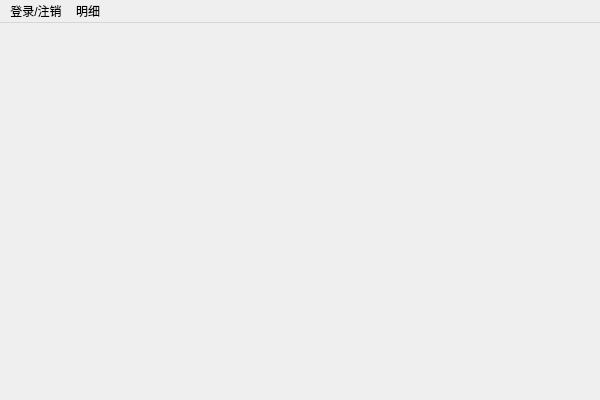
<?xml version="1.0" encoding="UTF-8"?>
<ui version="4.0">
 <class>ReflowSolderingProfileClass</class>
 <widget class="QMainWindow" name="ReflowSolderingProfileClass">
  <property name="geometry">
   <rect>
    <x>0</x>
    <y>0</y>
    <width>600</width>
    <height>400</height>
   </rect>
  </property>
  <property name="windowTitle">
   <string>ReflowSolderingProfile</string>
  </property>
  <widget class="QWidget" name="centralWidget">
   <layout class="QHBoxLayout" name="horizontalLayout">
    <item>
     <widget class="QWidget" name="imageWidget" native="true"/>
    </item>
   </layout>
  </widget>
  <widget class="QMenuBar" name="menuBar">
   <property name="geometry">
    <rect>
     <x>0</x>
     <y>0</y>
     <width>600</width>
     <height>26</height>
    </rect>
   </property>
   <property name="autoFillBackground">
    <bool>true</bool>
   </property>
   <property name="defaultUp">
    <bool>false</bool>
   </property>
   <property name="nativeMenuBar">
    <bool>true</bool>
   </property>
   <widget class="QMenu" name="menu">
    <property name="enabled">
     <bool>true</bool>
    </property>
    <property name="autoFillBackground">
     <bool>true</bool>
    </property>
    <property name="title">
     <string>登录/注销</string>
    </property>
    <addaction name="actionLogin"/>
    <addaction name="actionLogout"/>
   </widget>
   <widget class="QMenu" name="menu_2">
    <property name="title">
     <string>明细</string>
    </property>
    <addaction name="actionFolder"/>
    <addaction name="actionGrabScreen"/>
   </widget>
   <addaction name="menu"/>
   <addaction name="menu_2"/>
  </widget>
  <action name="actionLogin">
   <property name="text">
    <string>登录</string>
   </property>
   <property name="visible">
    <bool>true</bool>
   </property>
  </action>
  <action name="actionLogout">
   <property name="text">
    <string>注销</string>
   </property>
  </action>
  <action name="actionFolder">
   <property name="text">
    <string>打开文件夹</string>
   </property>
  </action>
  <action name="actionGrabScreen">
   <property name="text">
    <string>截屏</string>
   </property>
  </action>
 </widget>
 <layoutdefault spacing="6" margin="11"/>
 <resources>
  <include location="reflowsolderingprofile.qrc"/>
 </resources>
 <connections/>
</ui>
